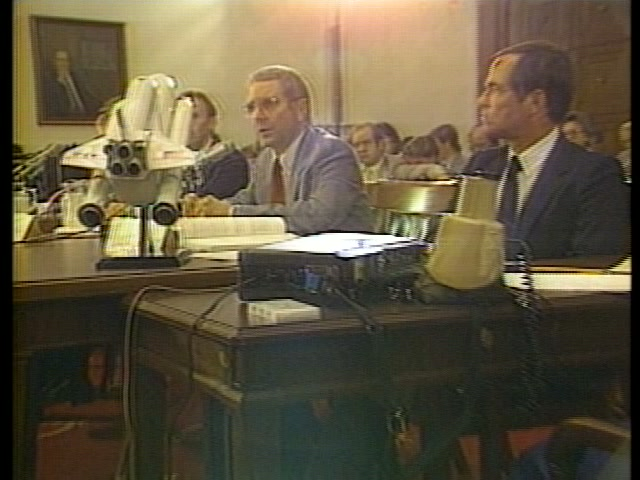
#> input picture ref/ep11/commission_testimony.jpg, 640 x 480 px
$ python -i brand_jiko.py   (imports and definitions only)
#> lines starting #> are read from the running program, lines starting #| are printed output that depends on the picture
# -*- coding: utf-8 -*-
"""チャンネル「仕事帰りの事故調査ノート」のアイコンとバナー（2026-09-24 に「そのとき、何が起きたか」から改名）。

■ なぜ AI 生成画像を使わないか（2026-08-01）
  カズヤくんから「OpenAI API を使ってもよい」と言われたが、使わない判断をした。
  1. **無料**なので納得まで作り直せる（課金APIは2回で止める決まりがある）
  2. このチャンネルの正体は**図解**。AI生成画像は本編と質感が合わず浮く
     （スカッとで実証済み：[[feedback-no-ai-images-sukatto]]）
  3. **数値で置ける**。バナーは端末ごとに見える範囲が変わるので、
     安全領域を px で管理できることが決定的に効く

■ アイコンの考え方
  チャンネル名の「そのとき」＝**時間軸上の一点**。
  本編の `timeline` 型がまさにその形なので、**本編とアイコンが同じ語彙になる**。
  テーマ（事故・事件・心霊スポットの由来…）を一切限定しないのも条件に合う。

  🔴 アイコンは**24px でも判別できること**が最優先。
     コメント欄・登録リストではその大きさでしか出ない。
     細い線や文字は消えるので、**太い横線＋赤い縦マーカー**という
     いちばん単純な形にした。`--check` で 24px まで縮めて確認できる。

  ⚠️ YouTube はアイコンを**円形に切り抜く**。800×800 の四隅は必ず切れる。
     大事なものは内接円（半径400）のさらに内側に置く。

■ バナーの考え方
  🔴 YouTube のバナーは端末で見える範囲が違う。
       テレビ      2048×1152（全部見える）
       パソコン    2048× 423
       **全端末で安全なのは中央の 1235×338 だけ**
     → 文字は**必ず 1235×338 の中**に入れる。外側は模様だけにする。

  ⚠️ 写真を敷かない。写真を敷くとテーマが1つに固定されて見える
     （潜水艇の写真を敷いたら「潜水艇のチャンネル」に見える）。

使い方:
    python tools/brand_jiko.py            … アイコンとバナーを焼く
    python tools/brand_jiko.py --check    … 24px まで縮めた確認シートも出す
"""
import base64
import sys
from pathlib import Path

sys.path.insert(0, str(Path(__file__).parent))
# [1 line not run here, left out]

from PIL import Image, ImageDraw

import jiko_style as J
import render

HERE = Path(__file__).parent.parent
FONTS = HERE / "fonts"
OUT = HERE / "out" / "brand"

# 🔴 2026-09-24 改名（カズヤくん決定）：旧 NAME「そのとき、何が起きたか」／旧 TAGLINE「一次資料と図解で、実際に起きたことを追う」
#    旧名は副題に残す（今の視聴者に同じチャンネルだと分かるように・説明文の1行目とそろえる）
NAME = "仕事帰りの事故調査ノート"
TAGLINE = "調査報告書と記録で「そのとき、何が起きたか」をたどる"
# 🆕 2026-10-05 改名（カズヤくんが Studio で）＝「ゆっくり事故調査ノート」@jikochosa。バナーは `banner_v3()`（`--v3`）。
#    上の NAME／TAGLINE は 09-24 の本番バナー（`banner()`）を焼き直せるように残す
NAME3 = "ゆっくり事故調査ノート"
NAME3_TOP, NAME3_MAIN = "ゆっくり", "事故調査ノート"     # 2段に分けて大きく（1段だとアイコンと並べて約73px＝今より小さい）
# 🆕 2026-10-29 改名（カズヤくんが Studio で）＝「ゆっくり調査ノート」@chosanote（事件・災害も扱う）。
#    バナーは v3 と同じ作りで名前だけ替える＝`banner_v3(top=NAME4_TOP, main=NAME4_MAIN)`（`--v4`）。v3 の絵は焼き直せるように残す
NAME4 = "ゆっくり調査ノート"
NAME4_TOP, NAME4_MAIN = "ゆっくり", "調査ノート"

# ── アイコン ──────────────────────────────────────────────
IC = 800                      # YouTube の推奨は 800×800
IC_SAFE = 0.86                # 円で切られるので、この割合の内側だけ使う

# ── バナー ────────────────────────────────────────────────
BN_W, BN_H = 2048, 1152
SAFE_W, SAFE_H = 1235, 338    # 全端末で見える中央の箱
SAFE_X, SAFE_Y = (BN_W - SAFE_W) // 2, (BN_H - SAFE_H) // 2


# [315 lines left out: functions face, css, bake, grid, _icon_ground, icon_moment and 5 more, not called in this run]


def banner_crops(p, name="banner_crops"):
    """バナーが**端末ごとにどう切られるか**を並べて出す。

    🔴 ここを見ずに出すと、パソコンで見出しが切れていることに気づけない。
       テレビ      2048×1152（全部）
       パソコン    2048× 423（上下が切られる）
       スマホ      1546× 423 相当（さらに左右も切られる）
    """
#> called with p = '../ref/ep11/commission_testimony.jpg', name = 'banner_crops'
    im = Image.open(p).convert("RGB")
#> im is the input picture: PIL image 640x480 RGB; mean R, G, B 97.3, 87.2, 64.7
    rows = [("テレビ 2048×1152", im.copy()),
            ("パソコン 2048×423", im.crop((0, (BN_H - 423) // 2, BN_W,
                                           (BN_H + 423) // 2))),
            ("スマホ 1546×423", im.crop(((BN_W - 1546) // 2, (BN_H - 423) // 2,
                                          (BN_W + 1546) // 2, (BN_H + 423) // 2)))]
    W = 1024
    parts = []
    for label, crop in rows:
        s = crop.resize((W, round(W * crop.height / crop.width)), Image.LANCZOS)
        parts.append((label, s))
#> this loop made 3 passes
#> label on passes 1 to 3: 'テレビ 2048×1152', 'パソコン 2048×423', 'スマホ 1546×423'
#> pass 2, in banner_crops, `s = crop.resize((W, round(W * crop.height / crop.width)), Image.LANCZOS)`:
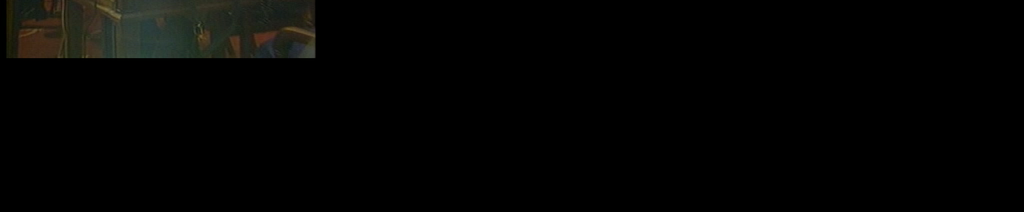
#> s: PIL image 1024x212 RGB; mean R, G, B 3.8, 3.9, 2.9
#> pass 3, in banner_crops, `s = crop.resize((W, round(W * crop.height / crop.width)), Image.LANCZOS)`:
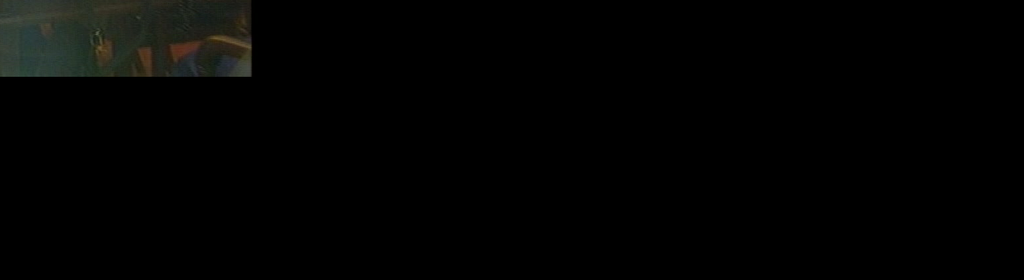
#> s: PIL image 1024x280 RGB; mean R, G, B 2.9, 3.2, 2.5
#> after the loop, parts = 3 items
    H = sum(s.height + 34 for _, s in parts) + 20
#> H = 1382
    sheet = Image.new("RGB", (W, H), "#101010")
#> sheet: PIL image 1024x1382 RGB; every value is 16
    d = ImageDraw.Draw(sheet)
    y = 10
    for label, s in parts:
        d.text((8, y), label, fill="#cccccc")
        y += 26
        sheet.paste(s, (0, y))
        y += s.height + 8
#> this loop made 3 passes
#> (label, y) on passes 1 to 3: ('テレビ 2048×1152', 812), ('パソコン 2048×423', 1058), ('スマホ 1546×423', 1372)
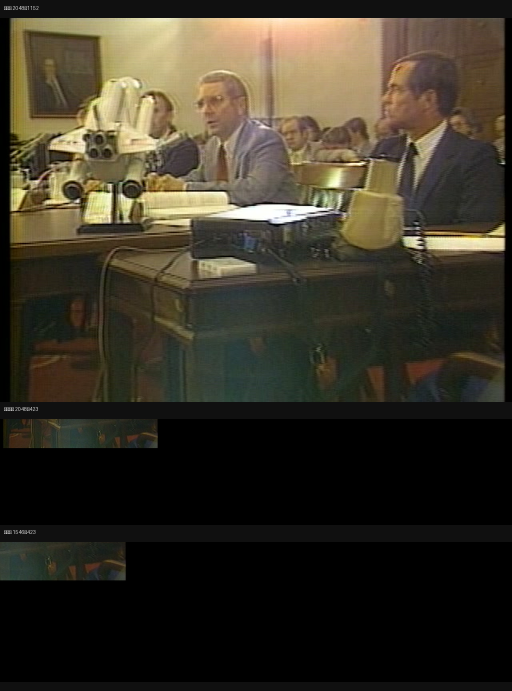
#> sheet: PIL image 1024x1382 RGB (shown at 1/2 size); mean R, G, B 56.7, 51.2, 38.4
#> after the loop, y = 1372
    sheet.save(OUT / f"{name}.png")
    print(f"  {name}.png（端末ごとの切り取り）", flush=True)


# [33 lines left out: function main, not called in this run]


# [2 lines not run here, left out]

>>> result = banner_crops('../ref/ep11/commission_testimony.jpg')

$ run again, on ref/ep11/commission_hearing_2.jpg
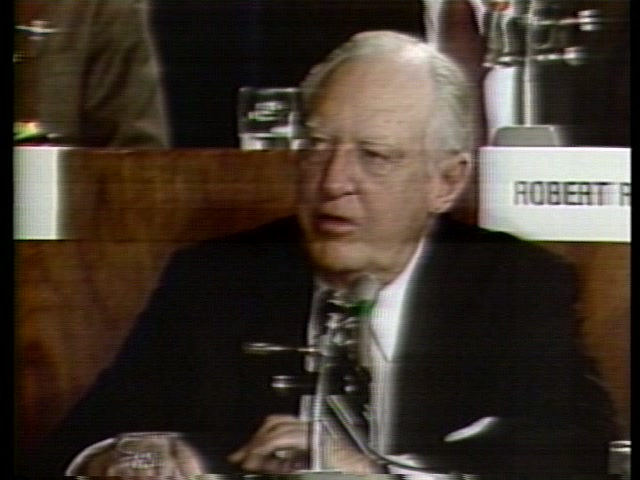
#> input picture ref/ep11/commission_hearing_2.jpg, 640 x 480 px
#> in banner_crops, im is the input picture: PIL image 640x480 RGB; mean R, G, B 65.5, 54.9, 44.9
#> the loop in banner_crops, `for label, crop in rows:` made 3 passes
#> label on passes 1 to 3: 'テレビ 2048×1152', 'パソコン 2048×423', 'スマホ 1546×423'
#> pass 3, in banner_crops, `s = crop.resize((W, round(W * crop.height / crop.width)), Image.LANCZOS)`:
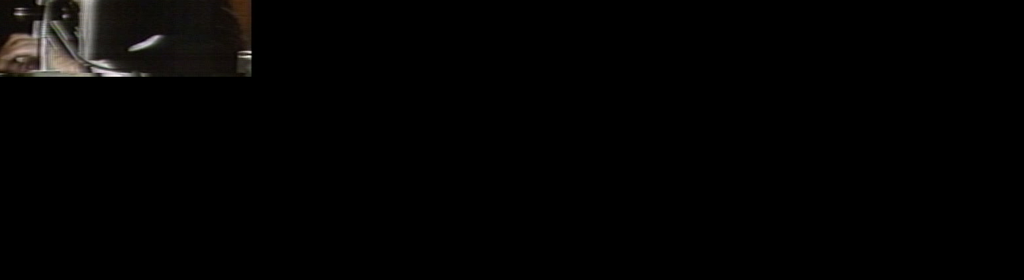
#> s: PIL image 1024x280 RGB; mean R, G, B 3.5, 3.1, 2.8
#> after the loop in banner_crops, `for label, crop in rows:`: parts = 3 items
#> H = 1382
#> the loop in banner_crops, `for label, s in parts:` made 3 passes
#> (label, y) on passes 1 to 3: ('テレビ 2048×1152', 812), ('パソコン 2048×423', 1058), ('スマホ 1546×423', 1372)
#> after the loop in banner_crops, `for label, s in parts:`:
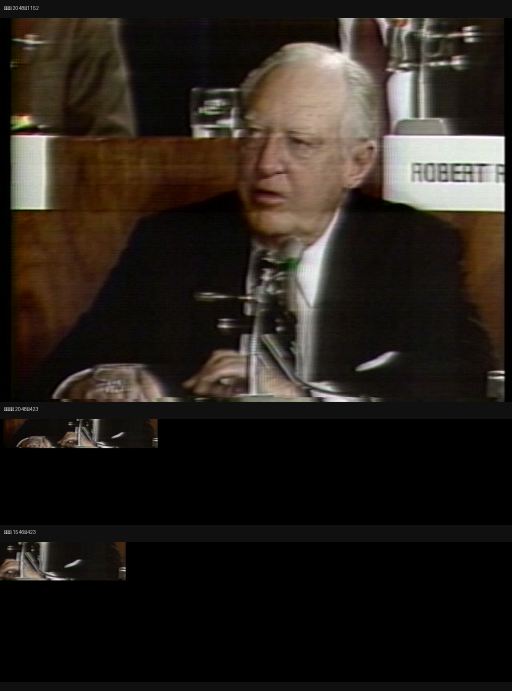
#> sheet: PIL image 1024x1382 RGB (shown at 1/2 size); mean R, G, B 39.2, 33.1, 27.4
#> after the loop in banner_crops, `for label, s in parts:`: y = 1372
